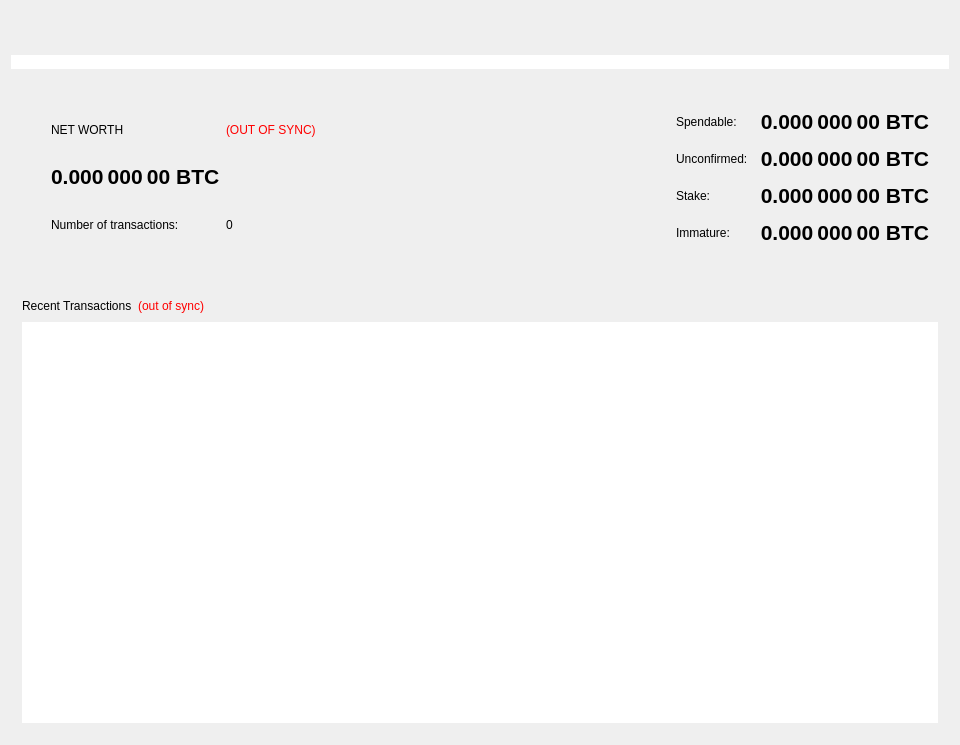
<?xml version="1.0" encoding="UTF-8"?>
<ui version="4.0">
 <class>OverviewPage</class>
 <widget class="QWidget" name="OverviewPage">
  <property name="geometry">
   <rect>
    <x>0</x>
    <y>0</y>
    <width>960</width>
    <height>745</height>
   </rect>
  </property>
  <property name="sizePolicy">
   <sizepolicy hsizetype="Expanding" vsizetype="Preferred">
    <horstretch>0</horstretch>
    <verstretch>0</verstretch>
   </sizepolicy>
  </property>
  <property name="minimumSize">
   <size>
    <width>960</width>
    <height>0</height>
   </size>
  </property>
  <property name="windowTitle">
   <string>Form</string>
  </property>
  <property name="styleSheet">
   <string notr="true"/>
  </property>
  <layout class="QVBoxLayout" name="topLayout">
   <property name="spacing">
    <number>30</number>
   </property>
   <item>
    <widget class="QLabel" name="label">
     <property name="text">
      <string/>
     </property>
     <property name="pixmap">
      <pixmap>:/images/res/images/pages/overview/overview-header.png</pixmap>
     </property>
    </widget>
   </item>
   <item>
    <widget class="QWidget" name="OverviewPageContent" native="true">
     <property name="styleSheet">
      <string notr="true"/>
     </property>
     <layout class="QVBoxLayout" name="verticalLayout_5">
      <property name="spacing">
       <number>0</number>
      </property>
      <property name="leftMargin">
       <number>0</number>
      </property>
      <property name="topMargin">
       <number>0</number>
      </property>
      <property name="rightMargin">
       <number>0</number>
      </property>
      <property name="bottomMargin">
       <number>0</number>
      </property>
      <item>
       <widget class="QLabel" name="labelAlerts">
        <property name="visible">
         <bool>true</bool>
        </property>
        <property name="styleSheet">
         <string notr="true">background-color:  white;
color: black;</string>
        </property>
        <property name="wordWrap">
         <bool>true</bool>
        </property>
        <property name="margin">
         <number>7</number>
        </property>
       </widget>
      </item>
      <item>
       <layout class="QVBoxLayout" name="verticalLayout_6" stretch="0">
        <item>
         <layout class="QVBoxLayout" name="verticalLayout_2">
          <item>
           <widget class="QWidget" name="widget" native="true">
            <layout class="QHBoxLayout" name="horizontalLayout">
             <property name="leftMargin">
              <number>20</number>
             </property>
             <property name="topMargin">
              <number>40</number>
             </property>
             <property name="rightMargin">
              <number>20</number>
             </property>
             <property name="bottomMargin">
              <number>40</number>
             </property>
             <item>
              <layout class="QGridLayout" name="gridLayout_2">
               <property name="leftMargin">
                <number>20</number>
               </property>
               <item row="0" column="1">
                <widget class="QLabel" name="labelWalletStatus">
                 <property name="cursor">
                  <cursorShape>WhatsThisCursor</cursorShape>
                 </property>
                 <property name="toolTip">
                  <string>The displayed information may be out of date. Your wallet automatically synchronizes with the PALLY1 network after a connection is established, but this process has not completed yet.</string>
                 </property>
                 <property name="styleSheet">
                  <string notr="true">QLabel { color: red; }</string>
                 </property>
                 <property name="text">
                  <string notr="true">(OUT OF SYNC)</string>
                 </property>
                 <property name="alignment">
                  <set>Qt::AlignLeading|Qt::AlignLeft|Qt::AlignVCenter</set>
                 </property>
                </widget>
               </item>
               <item row="0" column="0">
                <widget class="QLabel" name="labelTotalText">
                 <property name="text">
                  <string>NET WORTH</string>
                 </property>
                </widget>
               </item>
               <item row="1" column="0">
                <widget class="QLabel" name="labelTotal">
                 <property name="font">
                  <font>
                   <pointsize>16</pointsize>
                   <weight>75</weight>
                   <bold>true</bold>
                  </font>
                 </property>
                 <property name="cursor">
                  <cursorShape>IBeamCursor</cursorShape>
                 </property>
                 <property name="toolTip">
                  <string>Your current total balance</string>
                 </property>
                 <property name="text">
                  <string notr="true">0.000 000 00 BTC</string>
                 </property>
                 <property name="alignment">
                  <set>Qt::AlignLeading|Qt::AlignLeft|Qt::AlignVCenter</set>
                 </property>
                 <property name="textInteractionFlags">
                  <set>Qt::TextSelectableByKeyboard|Qt::TextSelectableByMouse</set>
                 </property>
                </widget>
               </item>
               <item row="2" column="0">
                <widget class="QLabel" name="labelNumberOfTransactionsText">
                 <property name="text">
                  <string>Number of transactions:</string>
                 </property>
                </widget>
               </item>
               <item row="2" column="1">
                <widget class="QLabel" name="labelNumberOfTransactions">
                 <property name="text">
                  <string>0</string>
                 </property>
                </widget>
               </item>
              </layout>
             </item>
             <item>
              <spacer name="horizontalSpacer_2">
               <property name="orientation">
                <enum>Qt::Horizontal</enum>
               </property>
               <property name="sizeHint" stdset="0">
                <size>
                 <width>40</width>
                 <height>20</height>
                </size>
               </property>
              </spacer>
             </item>
             <item>
              <layout class="QGridLayout" name="gridLayout" rowstretch="0,0,0,0" columnstretch="0,0,0">
               <property name="spacing">
                <number>12</number>
               </property>
               <item row="3" column="1">
                <widget class="QLabel" name="labelImmatureText">
                 <property name="text">
                  <string>Immature:</string>
                 </property>
                </widget>
               </item>
               <item row="0" column="1">
                <widget class="QLabel" name="labelSpendable">
                 <property name="text">
                  <string>Spendable:</string>
                 </property>
                 <property name="alignment">
                  <set>Qt::AlignLeading|Qt::AlignLeft|Qt::AlignVCenter</set>
                 </property>
                </widget>
               </item>
               <item row="0" column="2">
                <widget class="QLabel" name="labelBalance">
                 <property name="font">
                  <font>
                   <pointsize>16</pointsize>
                   <weight>75</weight>
                   <bold>true</bold>
                  </font>
                 </property>
                 <property name="cursor">
                  <cursorShape>IBeamCursor</cursorShape>
                 </property>
                 <property name="toolTip">
                  <string>Your current spendable balance</string>
                 </property>
                 <property name="text">
                  <string notr="true">0.000 000 00 BTC</string>
                 </property>
                 <property name="alignment">
                  <set>Qt::AlignRight|Qt::AlignTrailing|Qt::AlignVCenter</set>
                 </property>
                 <property name="textInteractionFlags">
                  <set>Qt::LinksAccessibleByMouse|Qt::TextSelectableByKeyboard|Qt::TextSelectableByMouse</set>
                 </property>
                </widget>
               </item>
               <item row="3" column="2">
                <widget class="QLabel" name="labelImmature">
                 <property name="font">
                  <font>
                   <pointsize>16</pointsize>
                   <weight>75</weight>
                   <bold>true</bold>
                  </font>
                 </property>
                 <property name="cursor">
                  <cursorShape>IBeamCursor</cursorShape>
                 </property>
                 <property name="toolTip">
                  <string>Staked or masternode rewards that has not yet matured</string>
                 </property>
                 <property name="text">
                  <string notr="true">0.000 000 00 BTC</string>
                 </property>
                 <property name="alignment">
                  <set>Qt::AlignRight|Qt::AlignTrailing|Qt::AlignVCenter</set>
                 </property>
                 <property name="textInteractionFlags">
                  <set>Qt::LinksAccessibleByMouse|Qt::TextSelectableByKeyboard|Qt::TextSelectableByMouse</set>
                 </property>
                </widget>
               </item>
               <item row="2" column="1">
                <widget class="QLabel" name="labelStakeText">
                 <property name="text">
                  <string>Stake:</string>
                 </property>
                </widget>
               </item>
               <item row="1" column="2">
                <widget class="QLabel" name="labelUnconfirmed">
                 <property name="font">
                  <font>
                   <pointsize>16</pointsize>
                   <weight>75</weight>
                   <bold>true</bold>
                  </font>
                 </property>
                 <property name="cursor">
                  <cursorShape>IBeamCursor</cursorShape>
                 </property>
                 <property name="toolTip">
                  <string>Total of transactions that have yet to be confirmed, and do not yet count toward the spendable balance</string>
                 </property>
                 <property name="text">
                  <string notr="true">0.000 000 00 BTC</string>
                 </property>
                 <property name="alignment">
                  <set>Qt::AlignRight|Qt::AlignTrailing|Qt::AlignVCenter</set>
                 </property>
                 <property name="textInteractionFlags">
                  <set>Qt::LinksAccessibleByMouse|Qt::TextSelectableByKeyboard|Qt::TextSelectableByMouse</set>
                 </property>
                </widget>
               </item>
               <item row="2" column="2">
                <widget class="QLabel" name="labelStake">
                 <property name="font">
                  <font>
                   <pointsize>16</pointsize>
                   <weight>75</weight>
                   <bold>true</bold>
                  </font>
                 </property>
                 <property name="cursor">
                  <cursorShape>IBeamCursor</cursorShape>
                 </property>
                 <property name="toolTip">
                  <string>Total of transactions that have yet to be confirmed, and do not yet count toward the spendable balance</string>
                 </property>
                 <property name="text">
                  <string notr="true">0.000 000 00 BTC</string>
                 </property>
                 <property name="alignment">
                  <set>Qt::AlignRight|Qt::AlignTrailing|Qt::AlignVCenter</set>
                 </property>
                 <property name="textInteractionFlags">
                  <set>Qt::LinksAccessibleByMouse|Qt::TextSelectableByKeyboard|Qt::TextSelectableByMouse</set>
                 </property>
                </widget>
               </item>
               <item row="1" column="1">
                <widget class="QLabel" name="labelPendingText">
                 <property name="text">
                  <string>Unconfirmed:</string>
                 </property>
                </widget>
               </item>
              </layout>
             </item>
            </layout>
           </widget>
          </item>
         </layout>
        </item>
       </layout>
      </item>
      <item>
       <layout class="QVBoxLayout" name="verticalLayout_3">
        <property name="leftMargin">
         <number>2</number>
        </property>
        <property name="topMargin">
         <number>2</number>
        </property>
        <property name="rightMargin">
         <number>2</number>
        </property>
        <property name="bottomMargin">
         <number>2</number>
        </property>
        <item>
         <widget class="QFrame" name="frame_2">
          <property name="frameShape">
           <enum>QFrame::NoFrame</enum>
          </property>
          <property name="frameShadow">
           <enum>QFrame::Sunken</enum>
          </property>
          <layout class="QVBoxLayout" name="verticalLayout">
           <property name="leftMargin">
            <number>9</number>
           </property>
           <property name="topMargin">
            <number>9</number>
           </property>
           <property name="rightMargin">
            <number>9</number>
           </property>
           <property name="bottomMargin">
            <number>9</number>
           </property>
           <item>
            <layout class="QHBoxLayout" name="horizontalLayout_2">
             <item>
              <widget class="QLabel" name="label_4">
               <property name="font">
                <font>
                 <weight>50</weight>
                 <bold>false</bold>
                </font>
               </property>
               <property name="text">
                <string>Recent Transactions</string>
               </property>
              </widget>
             </item>
             <item>
              <widget class="QLabel" name="labelTransactionsStatus">
               <property name="cursor">
                <cursorShape>WhatsThisCursor</cursorShape>
               </property>
               <property name="toolTip">
                <string>The displayed information may be out of date. Your wallet automatically synchronizes with the PALLY1 network after a connection is established, but this process has not completed yet.</string>
               </property>
               <property name="styleSheet">
                <string notr="true">QLabel { color: red; }</string>
               </property>
               <property name="text">
                <string notr="true">(out of sync)</string>
               </property>
               <property name="alignment">
                <set>Qt::AlignRight|Qt::AlignTrailing|Qt::AlignVCenter</set>
               </property>
              </widget>
             </item>
             <item>
              <spacer name="horizontalSpacer">
               <property name="orientation">
                <enum>Qt::Horizontal</enum>
               </property>
               <property name="sizeHint" stdset="0">
                <size>
                 <width>40</width>
                 <height>20</height>
                </size>
               </property>
              </spacer>
             </item>
            </layout>
           </item>
           <item>
            <widget class="QListView" name="listTransactions">
             <property name="frameShape">
              <enum>QFrame::NoFrame</enum>
             </property>
             <property name="verticalScrollBarPolicy">
              <enum>Qt::ScrollBarAlwaysOff</enum>
             </property>
             <property name="horizontalScrollBarPolicy">
              <enum>Qt::ScrollBarAlwaysOff</enum>
             </property>
             <property name="selectionMode">
              <enum>QAbstractItemView::NoSelection</enum>
             </property>
            </widget>
           </item>
          </layout>
         </widget>
        </item>
       </layout>
      </item>
     </layout>
    </widget>
   </item>
  </layout>
 </widget>
 <resources/>
 <connections/>
</ui>
